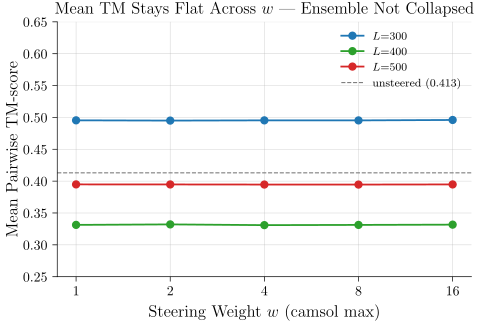

Write the Python code that produced this figure.
# P27_v2: Mean pairwise TM vs w, one line per L; emphasizes that mean diversity is almost flat across w.
# Visualizes: F10 / E036
# Source: results/noise_aware_ensemble_sweep/diversity_pairwise_tm.csv
import sys
from pathlib import Path
sys.path.insert(0, str(Path(__file__).parent.parent))
from plot_utils import figsize
import matplotlib.pyplot as plt
import numpy as np
import csv

CSV = Path("/home/ks2218/la-proteina/results/noise_aware_ensemble_sweep/diversity_pairwise_tm.csv")
rows = list(csv.DictReader(CSV.open()))

def get(direction, w, L):
    for r in rows:
        if r["direction"] == direction and int(r["w"]) == w and int(r["L"]) == L:
            return float(r["mean"])
    return np.nan

ws = [1, 2, 4, 8, 16]
L_list = [300, 400, 500]
colors = ["#1f77b4", "#2ca02c", "#d62728"]

fig, ax = plt.subplots(figsize=figsize(0.85))
for L, c in zip(L_list, colors):
    ys = [get("camsol_max", w, L) for w in ws]
    ax.plot(ws, ys, "-o", color=c, lw=1.3, markersize=5, label=f"$L{{=}}{L}$")
ax.axhline(0.413, color="#7f7f7f", ls="--", lw=0.8, label="unsteered (0.413)")

ax.set_xscale("log", base=2)
ax.set_xticks(ws); ax.set_xticklabels([str(w) for w in ws])
ax.set_xlabel("Steering Weight $w$ (camsol max)")
ax.set_ylabel("Mean Pairwise TM-score")
ax.set_title("Mean TM Stays Flat Across $w$ — Ensemble Not Collapsed")
ax.legend(frameon=False, fontsize=8, loc="best")
ax.spines[["top", "right"]].set_visible(False)
ax.grid(True, lw=0.4, alpha=0.5, zorder=0)
ax.set_ylim(0.25, 0.65)

fig.savefig(Path(__file__).with_suffix(".pdf"))
